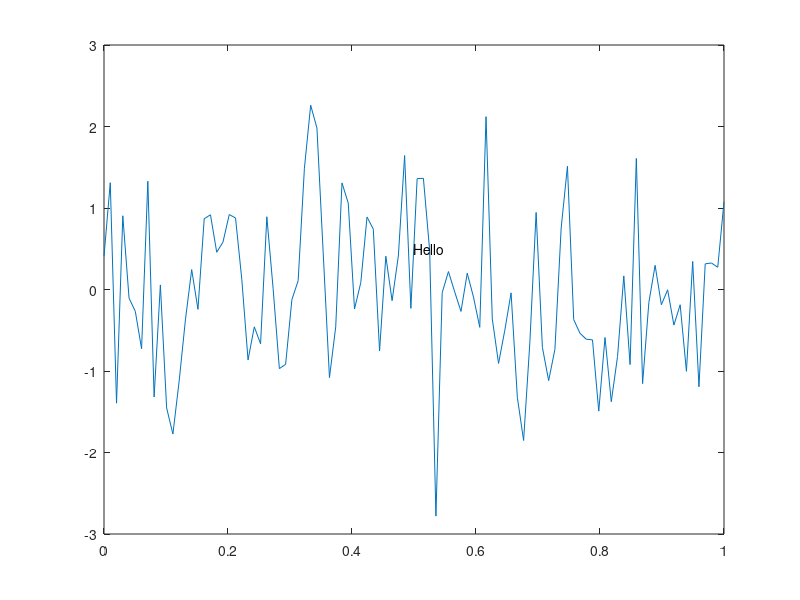

Write the MATLAB code that produced this figure.
function result = test_textproperties_003
result = false;
a = figure;
plot(linspace(0,1),randn(1,100));
t = text(0.5,0.5,'Hello')
drawnow
set(t,'verticalalignment','top');
drawnow
set(t,'verticalalignment','bottom');
drawnow
set(t,'verticalalignment','middle');
drawnow
close(a);
result = true;
